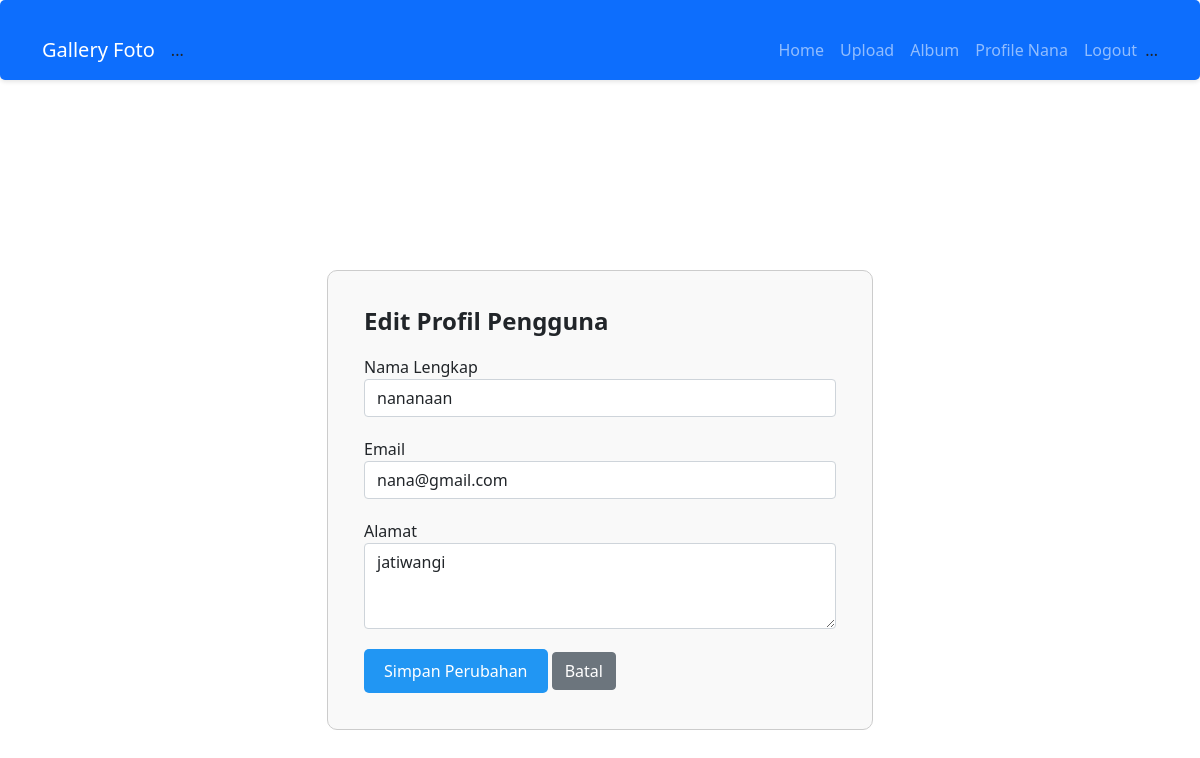
The page /?url=editprofil (signed in) on the database its author committed.
### tables this page shows
CREATE TABLE `userfoto` (
  `UserID` int(11) NOT NULL,
  `Username` varchar(255) NOT NULL,
  `Password` varchar(255) NOT NULL,
  `Email` varchar(255) NOT NULL,
  `NamaLengkap` varchar(255) NOT NULL,
  `Alamat` text NOT NULL,
  `foto` varchar(255) NOT NULL
);

### page/edit_profil.php (the view, shortened to what this page needs)
<?php
$username = $_SESSION['username'];
$query = "SELECT * FROM userfoto WHERE Username='$username'";
$result = mysqli_query($conn, $query);
$user = mysqli_fetch_assoc($result);
?>
<!DOCTYPE html>
<html lang="en">
<head>
    <link rel="stylesheet" href="assets/css/bootstrap.min.css">
    <link rel="stylesheet" href="assets/css/style.css">
</head>
<body>
    <div class="container">
        <div class="row justify-content-center align-items-center vh-100">
            <div class="col-6">
                <div class="card">
                    <div class="card-body">
                        <h4 class="card-title">Edit Profil Pengguna</h4>
                        <form action="" method="POST" enctype="multipart/form-data">
                            <div class="form-group">
                                <label for="nama_lengkap">Nama Lengkap</label>
                                <input type="text" class="form-control" id="nama_lengkap" name="nama_lengkap" value="<?php echo $user['NamaLengkap']; ?>" required>
                            </div>
                            <div class="form-group">
                                <label for="email">Email</label>
                                <input type="email" class="form-control" id="email" name="email" value="<?php echo $user['Email']; ?>" required>
                            </div>
                            <div class="form-group">
                                <label for="alamat">Alamat</label>
                                <textarea class="form-control" id="alamat" name="alamat" rows="3" required><?php echo $user['Alamat']; ?></textarea>
                            </div>
                            <button type="submit" class="btn btn-primary" name="submit">Simpan Perubahan</button>
                            <a href="?url=profil" class="btn btn-secondary">Batal</a>
                        </form>
                    </div>
                </div>
            </div>
        </div>
    </div>
</body>
</html>

### assets/css/style.css (style rules this page uses)
.container { margin-top: 20px; }
.row { display: flex; justify-content: space-between; }
.card { border: 1px solid #ccc; border-radius: 10px; padding: 20px; background-color: #f9f9f9; }
.card-title { font-size: 24px; font-weight: bold; margin-bottom: 20px; }
.form-group { margin-bottom: 20px; }
.btn-primary { background-color: #2196F3; color: white; padding: 10px 20px; border: none; border-radius: 5px; cursor: pointer; font-size: 16px; }

### rows shown on the page
userfoto: nama_lengkap "nananaan", email "nana@gmail.com", alamat "jatiwangi"

### other values the page prints
$_SESSION['username'] "Nana"
